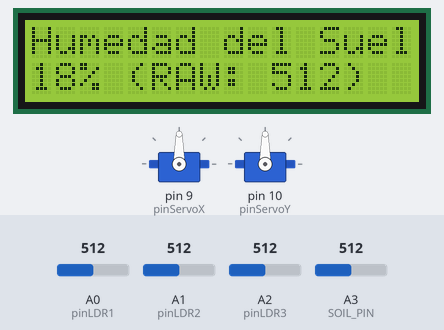
Recording of a sketch running on a simulated Arduino Uno, built with avr-gcc and run on an emulated ATmega328P. Shown: 2 × servo, 16×2 character LCD. The inputs (shaded band) are chosen by the test bench; at power-on: A3 (SOIL_PIN) = 512, A0 (pinLDR1) = 512, A1 (pinLDR2) = 512, A2 (pinLDR3) = 512. What the sketch prints to the serial monitor is not drawn.

Above: at 3.2 s.
3.3 s: A3 (SOIL_PIN) set to 543
At 4.1 s:
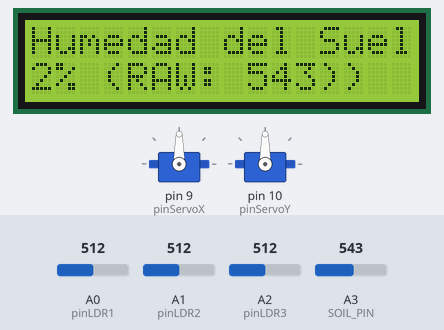
5.1 s: A0 (pinLDR1) set to 541
At 5.4 s:
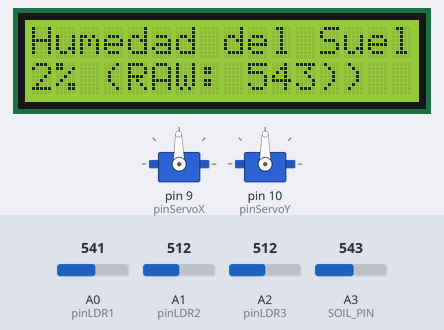
8.1 s: A3 (SOIL_PIN) set to 306
At 8.86 s:
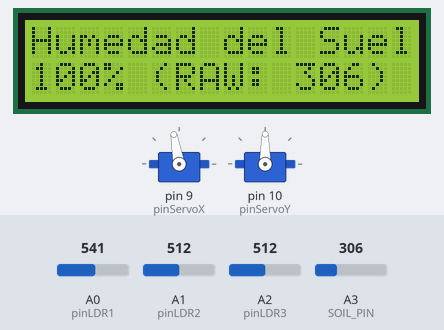
11.1 s: A3 (SOIL_PIN) set to 104
At 11.58 s:
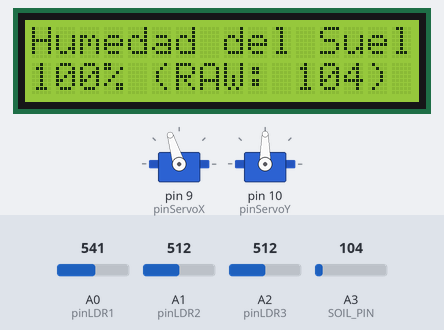
12.8 s: A3 (SOIL_PIN) set to 95
At 13.13 s:
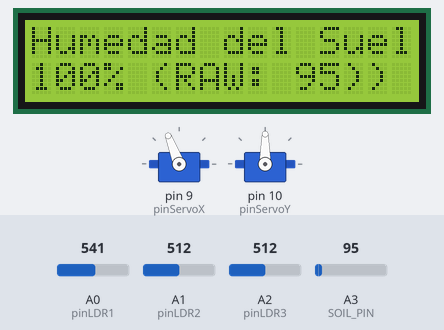
15.2 s: A3 (SOIL_PIN) set to 716
At 15.84 s:
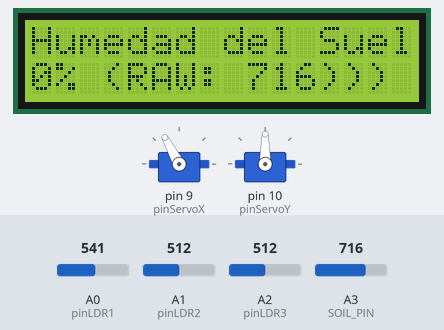
Timing chart, 0 to 25.9 s (numbered marks = the images above; inputs shaded):
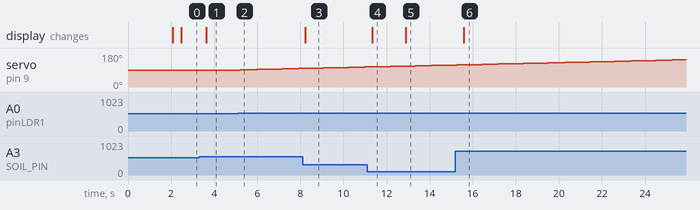

Measured:
- the behaviour switches between 528 and 529 on A3 (SOIL_PIN) (found by bisection; images 0 and 1)
- the behaviour switches between 100 and 99 on A3 (SOIL_PIN) (found by bisection; images 4 and 5)
- after the input at 3.3 s, the display: changes after 0.32 s (image 1)
- after the input at 5.1 s, servo on pin 9 (pinServoX): moves from 90° to 98° over 2.7 s, starting after 0.11 s
- after the input at 8.1 s, the display: changes after 0.13 s (image 3)
- after the input at 11.1 s, the display: changes after 0.24 s (image 4)
- after the input at 12.8 s, the display: changes after 0.09 s (image 5)
- after the input at 15.2 s, the display: changes after 0.39 s (image 6)

The sketch:

finalCode.ino
```cpp
#include <Servo.h>

// 1. LIBRERÍAS
#include <Wire.h>              // Librería para comunicación I2C
#include <LiquidCrystal_I2C.h> // Librería para la pantalla LCD I2C

// 2. DEFINICIONES DE PINES Y PARÁMETROS

// Sensor de Suelo Capacitivo
#define SOIL_PIN A3

// Parámetros de Calibración del Suelo (¡AJUSTA ESTOS VALORES!)
// Estos valores definen el rango de 0% (seco) a 100% (mojado) para tu sensor.
// DEBES calibrarlos para tu unidad específica.
const int AIR_VALUE = 548;   // Valor RAW de la lectura cuando el sensor está en el aire (SECO = 0%)
const int WATER_VALUE = 350; // Valor RAW de la lectura cuando el sensor está sumergido en agua (MOJADO = 100%)

// 3. INICIALIZACIÓN DE OBJETOS
LiquidCrystal_I2C lcd(0x27, 16, 2); // 0x27 es la dirección I2C común (puede ser 0x3F)


//LDRs
//1 3
//2 4
const int pinLDR1 = A0; //arriba izquierda
const int pinLDR2 = A1; //abajo izquierda
const int pinLDR3 = A2; //arriba derecha
//const int pinLDR4 = A3; //abajo derecha
const int motorLimit = 102;

int valorLDR1 = 0;
int valorLDR2 = 0;
int valorLDR3 = 0;
//int valorLDR4 = 0;

//SERVOS
const int pinServoX = 9;  //base - horizontal
const int pinServoY = 10;  //vertical

Servo servoX;
Servo servoY;


//parámetros de control
const int margen = 15;  //dif < 15 no se mueve
//const int mover = 1;  //cuantos grados se mueve

int posX = 90;  //posicion inicial servos
int posY = 90;


void setup() {
  Serial.begin(9600);

  servoX.attach(pinServoX);
  servoY.attach(pinServoY);

  // Inicia el bus I2C (usa pines A4 y A5 por defecto)
  Wire.begin();

  // Inicializa el LCD
  lcd.init();
  lcd.backlight();
  lcd.print("Humedad Suelo Init");

  delay(2000);
  lcd.clear();

}

void loop() {
  //Servos empiezan en 90 grados
  servoX.write(posX);
  servoY.write(posY);


  //Leemos el valor analógico (de 0 (oscuro) a 1023(luz))
  valorLDR1 = analogRead(pinLDR1);
  valorLDR2 = analogRead(pinLDR2);
  valorLDR3 = analogRead(pinLDR3);
  //valorLDR4 = analogRead(pinLDR4);

  //imprime valor LDRs
  Serial.print("\nLDRs ->");
  Serial.print(" 1: ");
  Serial.print(valorLDR1);
  Serial.print(" | 2: ");
  Serial.print(valorLDR2);
  Serial.print(" | 3: ");
  Serial.print(valorLDR3);
  //Serial.print(" | 4: ");
  //Serial.print(valorLDR4);
  delay(50);


  int difX = (valorLDR1 - valorLDR2);  //base; izquierda - derecha
  int difY = (valorLDR1 + valorLDR2)/2 - (valorLDR3);  //arriba - abajo


  if (abs(difX) > margen) {  //base
    if (difX > 0) {
      posX++;  //hay más luz a la izq
    }
    else {
      posX--;  //hay más luz a la dcha
    }
  }

  if (abs(difY) > margen) {
    if (difY > 0) {
      posY++;  //hay más luz arriba
    }
    else {
      posY--;  //hay más luz abajo
    }
  }

  //revisar ángulos de los servos
  if (posX > 180) posX = 180;
  if (posX < 0) posX = 0;

  if (posY > 160) posY = 160;
  if (posY < 0) posY = 0;

  //mover servos
  servoX.write(posX);
  servoY.write(posY);


  //imprime nuevos valores de los servos
  Serial.print(" || Motores Ángulos ->");
  Serial.print(" Motor base: ");
  Serial.print(posX);
  Serial.print(" | Motor arriba: ");
  Serial.print(posY);

    // Espera 1 segundo entre lecturas
  delay(300);

  // ==================================================
  // 1. LECTURA DEL SENSOR DE SUELO CAPACITIVO
  // ==================================================

  // Lectura analógica del pin A0 (0 a 1023)
  int soil_raw_value = analogRead(SOIL_PIN);

  // Mapear el valor RAW a un porcentaje de humedad (0% = Seco, 100% = Mojado)
  // map(valor, de_min, de_max, a_min, a_max)
  int soil_percent = map(soil_raw_value, AIR_VALUE, WATER_VALUE, 0, 100);

  // Asegurar que el valor esté entre 0 y 100
  if (soil_percent < 0) soil_percent = 0;
  if (soil_percent > 100) soil_percent = 100;

  // ==================================================
  // 2. MOSTRAR DATOS EN EL LCD Y MONITOR SERIE
  // ==================================================

  // Fila 0: Etiqueta
  lcd.setCursor(0, 0);
  lcd.print("Humedad del Suelo");

  // Fila 1: Porcentaje y Valor RAW
  lcd.setCursor(0, 1);
  lcd.print(soil_percent);
  lcd.print("% (RAW: ");
  lcd.print(soil_raw_value);
  lcd.print(")");

  // Monitor Serie para depuración
  Serial.println(" ");
  Serial.print("RAW: ");
  Serial.print(soil_raw_value);
  Serial.print(" | Humedad: ");
  Serial.print(soil_percent);
  Serial.println("%");

}
```
